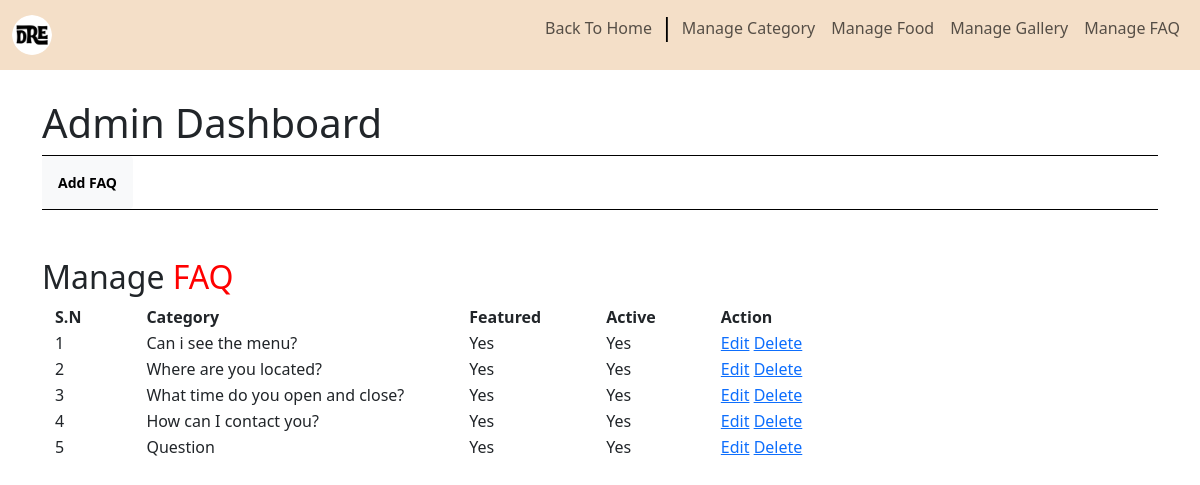
Page /Dash/manage_faq.php (signed in) on the committed database.
### tables this page shows
CREATE TABLE `drefaqdb` (
  `id` int(11) NOT NULL AUTO_INCREMENT,
  `title` varchar(100) NOT NULL,
  `answer` varchar(255) NOT NULL,
  `featured` varchar(10) NOT NULL,
  `active` varchar(10) NOT NULL,
  PRIMARY KEY (`id`)
);

### Dash/manage_faq.php (the view, shortened to what this page needs)
<?php
if (isset($_SESSION["user_id"])) {
    $mysqli = require __DIR__ . "/database.php";
    $sql = "SELECT * FROM user
            WHERE id = {$_SESSION["user_id"]}";
    $result = $mysqli->query($sql);
    $user = $result->fetch_assoc();
}
?>
<!DOCTYPE html>
<html>
<head>
    <link rel="stylesheet" href="../Res/CSS/main.css">
    <link rel="stylesheet" href="style.css">
    <link rel="stylesheet" href="../Res/Bootstrap/css/bootstrap.min.css">
</head>
<body>
<?php if (isset($user)): ?>
    <?php if ($user["access_level"] == "admin"): ?>
      <?php include ("../Res/preperals/nav_bar_Admin.php"); ?>
    <br>
    <div class="container main">
    <h1>Admin Dashboard</h1>
    <div class="h-line"></div>
    <button class="btn btn-light btn-sm" style="padding: 15px;"><a href="../Dash/add_faq.php" style="text-decoration: none; color: black; font-weight: bold;">Add FAQ</a></button>
    <div class="h-line"></div>
    <div class="manage-category">
      <br><br>
      <p class="h2 title">
        Manage <span>FAQ</span>
      </p>
    <div class="container">
      <table>
        <tr>
          <th>S.N</th>
          <th>Category</th>
          <th>Featured</th>
          <th>Active</th>
          <th>Action</th>
        </tr>
          <?php
          $sqlc = "SELECT * FROM drefaqdb";
          $resultc = mysqli_query($mysqli, $sqlc);
          $count = mysqli_num_rows($resultc);
          $sn = 1;
          if($count>0){
            while($row=mysqli_fetch_assoc($resultc)){
              $id = $row['id'];
              $category = $row['title'];
              $featured = $row['featured'];
              $active = $row['active'];
              ?>
              <tr>
                <td><?php echo $sn++;?></td>
                <td><?php echo $category;?></td>
                <td><?php echo $featured;?></td>
                <td><?php echo $active;?></td>
                <td>
                  <a href="edit_faq.php?id=<?php echo $id;?>">Edit</a>
                  <a href="delete_faq.php?id=<?php echo $id;?>">Delete</a>
                </td>
              </tr>
              <?php
            }
          }else{
            ?>
            <tr>
              <td><p class="h4"> No Data Available :( </p></td>
            </tr>
            <?php
          }
          ?>
        </table>
      </div>
    </div>
    </div>
    <?php else:?>
        <h1>Why Are You Here?</h1>
        <?php endif;?>
    <?php else:?>
        <h1>Why Are You Here?</h1>
    <?php endif;?>
</body>

### Res/CSS/main.css (style rules this page uses)
body { padding: 0%; }
.h-line { width:100%; height:1px; background: #000000 }

### Dash/style.css (style rules this page uses)
.title span { color: red; }

### Res/preperals/stylenav.css (style rules this page uses)
.main { margin-top: 5px; }

### Dash/manage_faq.php (style rules this page uses)
tr > * + * { padding-left: 4em; }

### rows in the picture
drefaqdb: title "Can i see the menu?", featured "Yes", active "Yes"
drefaqdb: title "Where are you located?", featured "Yes", active "Yes"
drefaqdb: title "What time do you open and close?", featured "Yes", active "Yes"
drefaqdb: title "How can I contact you?", featured "Yes", active "Yes"
drefaqdb: title "Question", featured "Yes", active "Yes"
